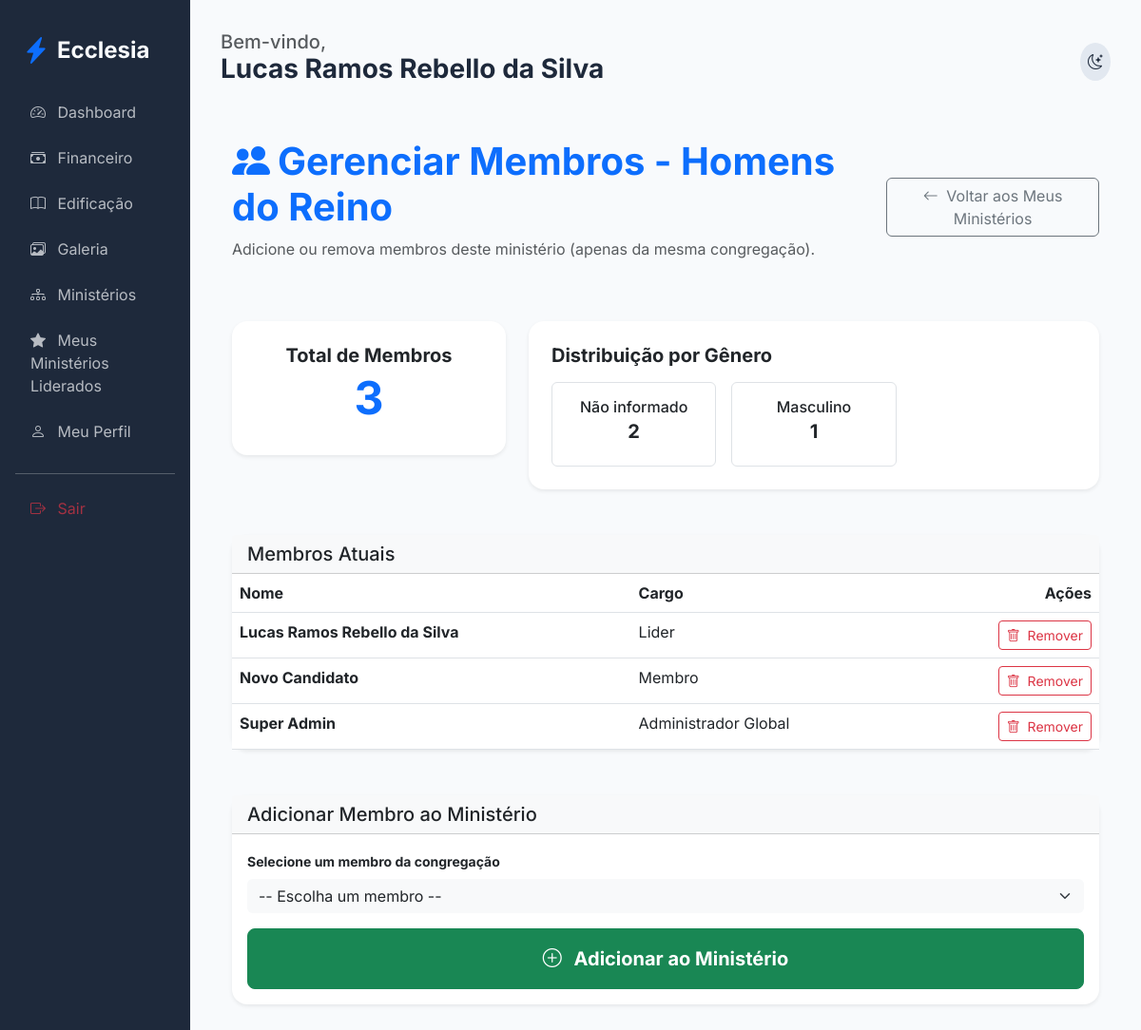
The app's page /members/ministry/3/manage-members (signed in) with its own data.
### app/core/models.py (models this page shows, shortened)
class User(db.Model, UserMixin):
    id = db.Column(db.Integer, primary_key=True)
    name = db.Column(db.String(100), nullable=False)
    email = db.Column(db.String(120), unique=True, nullable=False)
    password_hash = db.Column(db.String(128))
    birth_date = db.Column(db.Date)
    gender = db.Column(db.String(20))
    documents = db.Column(db.String(200)) # Flexível para diferentes países
    address = db.Column(db.Text)
    phone = db.Column(db.String(50))
    status = db.Column(db.String(20), default='pending') # pending, active, rejected
    is_ministry_leader = db.Column(db.Boolean, default=False)
    church_id = db.Column(db.Integer, db.ForeignKey('church.id'))
    family_id = db.Column(db.Integer, db.ForeignKey('family.id'), nullable=True)
    church_role_id = db.Column(db.Integer, db.ForeignKey('church_role.id'), nullable=True)
    ministries = db.relationship('Ministry', secondary=member_ministries, backref=db.backref('members', lazy='dynamic'))
    can_manage_ministries = db.Column(db.Boolean, default=False)
    can_manage_media = db.Column(db.Boolean, default=False)
    can_publish_devotionals = db.Column(db.Boolean, default=False)
    can_approve_members = db.Column(db.Boolean, default=False)
    can_manage_finance = db.Column(db.Boolean, default=False)
    can_manage_kids = db.Column(db.Boolean, default=False)
    can_manage_events = db.Column(db.Boolean, default=False)  # para eventos gerais

class Ministry(db.Model):
    id = db.Column(db.Integer, primary_key=True)
    name = db.Column(db.String(100), nullable=False)
    description = db.Column(db.Text)
    church_id = db.Column(db.Integer, db.ForeignKey('church.id'))
    leader_id = db.Column(db.Integer, db.ForeignKey('user.id'), nullable=True)
    events = db.relationship('Event', backref='ministry', lazy=True)
    leader = db.relationship('User', foreign_keys=[leader_id])

class ChurchRole(db.Model):
    id = db.Column(db.Integer, primary_key=True)
    name = db.Column(db.String(80), nullable=False)
    description = db.Column(db.Text, nullable=True)
    church_id = db.Column(db.Integer, db.ForeignKey('church.id'), nullable=False)
    is_active = db.Column(db.Boolean, default=True)
    order = db.Column(db.Integer, default=0)  # para ordenar na exibição
    users = db.relationship('User', backref='church_role', lazy=True)

### app/modules/members/routes.py (the view)
@members_bp.route('/ministry/<int:ministry_id>/manage-members')
@login_required
def ministry_manage_members(ministry_id):
    ministry = Ministry.query.get_or_404(ministry_id)
    if ministry.leader_id != current_user.id and not current_user.can_manage_ministries and not (current_user.church_role and current_user.church_role.name in ['Administrador Global', 'Pastor Líder']):
        flash('Acesso negado. Você não é líder deste ministério.', 'danger')
        return redirect(url_for('members.my_led_ministries'))
    current_members = ministry.members.all()
    available_members = User.query.filter(
        User.church_id == current_user.church_id,
        User.status == 'active',
        ~User.ministries.any(Ministry.id == ministry_id)
    ).order_by(User.name).all()
    total_members = len(current_members)
    gender_count = db.session.query(User.gender, func.count(User.id)).filter(
        User.id.in_([m.id for m in current_members])
    ).group_by(User.gender).all()
    return render_template('members/ministry_manage_members.html',
                           ministry=ministry,
                           current_members=current_members,
                           available_members=available_members,
                           total_members=total_members,
                           gender_count=gender_count)

### app/templates/members/ministry_manage_members.html (shortened to what this page needs)
{% extends "base.html" %}
{% block content %}
<div class="container py-4">
    <div class="d-flex justify-content-between align-items-center mb-5">
        <div>
            <h1 class="fw-bold text-primary"><i class="bi bi-people-fill me-2"></i>Gerenciar Membros - {{ ministry.name }}</h1>
            <p class="text-muted">Adicione ou remova membros deste ministério (apenas da mesma congregação).</p>
        </div>
        <a href="{{ url_for('members.my_led_ministries') }}" class="btn btn-outline-secondary">
            <i class="bi bi-arrow-left me-1"></i> Voltar aos Meus Ministérios
        </a>
    </div>
    <div class="row g-4 mb-5">
        <div class="col-md-4">
            <div class="card border-0 shadow-sm text-center p-4">
                <h5 class="fw-bold mb-1">Total de Membros</h5>
                <h2 class="display-5 fw-bold text-primary">{{ total_members }}</h2>
            </div>
        </div>
        <div class="col-md-8">
            <div class="card border-0 shadow-sm p-4">
                <h5 class="fw-bold mb-3">Distribuição por Gênero</h5>
                <div class="row g-3">
                    {% for gender, count in gender_count %}
                    <div class="col-md-4">
                        <div class="border rounded p-3 text-center">
                            <h6 class="mb-1">{{ gender or 'Não informado' }}</h6>
                            <h5 class="fw-bold">{{ count }}</h5>
                        </div>
                    </div>
                    {% endfor %}
                </div>
            </div>
        </div>
    </div>
    <div class="card border-0 shadow-sm mb-5">
        <div class="card-header bg-light">
            <h5 class="mb-0">Membros Atuais</h5>
        </div>
        <div class="card-body p-0">
            <div class="table-responsive">
                <table class="table table-hover mb-0">
                    <thead class="bg-light">
                        <tr>
                            <th>Nome</th>
                            <th>Cargo</th>
                            <th class="text-end">Ações</th>
                        </tr>
                    </thead>
                    <tbody>
                        {% for member in current_members %}
                        <tr>
                            <td class="fw-bold">{{ member.name }}</td>
                            <td>{{ member.church_role.name if member.church_role else 'Sem cargo' }}</td>
                            <td class="text-end">
                                <a href="{{ url_for('members.ministry_remove_member', ministry_id=ministry.id, user_id=member.id) }}"
                                   class="btn btn-sm btn-outline-danger"
                                   onclick="return confirm('Tem certeza que deseja remover {{ member.name }} deste ministério?');">
                                    <i class="bi bi-trash me-1"></i> Remover
                                </a>
                            </td>
                        </tr>
                        {% endfor %}
                    </tbody>
                </table>
            </div>
        </div>
    </div>
    <div class="card border-0 shadow-sm">
        <div class="card-header bg-light">
            <h5 class="mb-0">Adicionar Membro ao Ministério</h5>
        </div>
        <div class="card-body">
            <form method="POST" action="{{ url_for('members.ministry_add_member', ministry_id=ministry.id) }}">
                <div class="mb-3">
                    <label class="form-label small fw-bold">Selecione um membro da congregação</label>
                    <select name="user_id" class="form-select bg-light border-0" required>
                        <option value="">-- Escolha um membro --</option>
                    </select>
                </div>
                <div class="d-grid">
                    <button type="submit" class="btn btn-success btn-lg py-3 fw-bold">
                        <i class="bi bi-plus-circle me-2"></i> Adicionar ao Ministério
                    </button>
                </div>
            </form>
        </div>
    </div>
</div>
{% endblock %}

### app/templates/base.html (shortened to what this page needs)
<!DOCTYPE html>
<html lang="pt-BR">
<head>
    <link href="https://cdn.jsdelivr.net/npm/bootstrap@5.3.0/dist/css/bootstrap.min.css" rel="stylesheet">
    <link href="https://cdn.jsdelivr.net/npm/bootstrap-icons@1.10.0/font/bootstrap-icons.css" rel="stylesheet">
    <link rel="stylesheet" href="{{ url_for('static', filename='css/premium.css') }}">
</head>
<body>
    <div class="container-fluid">
        <div class="row">
            {% if current_user.is_authenticated %}
            <div class="col-md-3 col-lg-2 sidebar d-none d-md-block">
                <div class="d-flex align-items-center mb-4 px-2">
                    <i class="bi bi-lightning-charge-fill text-primary fs-3 me-2"></i>
                    <h4 class="mb-0 fw-bold">Ecclesia</h4>
                </div>
                <nav class="nav flex-column">
                    <a class="nav-link {{ 'active' if request.endpoint == 'members.dashboard' }}" href="{{ url_for('members.dashboard') }}">
                        <i class="bi bi-speedometer2 me-2"></i> Dashboard
                    </a>
                    <a class="nav-link {{ 'active' if 'finance' in request.endpoint }}" href="{{ url_for('finance.dashboard') }}">
                        <i class="bi bi-cash-stack me-2"></i> Financeiro
                    </a>
                    <a class="nav-link {{ 'active' if 'edification' in request.endpoint }}" href="{{ url_for('edification.list_studies') }}">
                        <i class="bi bi-book me-2"></i> Edificação
                    </a>
                    <a class="nav-link {{ 'active' if 'gallery' in request.endpoint }}" href="{{ url_for('edification.gallery') }}">
                        <i class="bi bi-images me-2"></i> Galeria
                    </a>
                    <a class="nav-link {{ 'active' if 'ministries' in request.endpoint }}" href="{{ url_for('members.list_ministries') }}">
                        <i class="bi bi-diagram-3 me-2"></i> Ministérios
                    </a>
                    {% if current_user.is_authenticated %}
                        {% set has_led_ministries = namespace(value=false) %}
                        {% for ministry in current_user.ministries %}
                            {% if ministry.leader_id == current_user.id %}
                                {% set has_led_ministries.value = true %}
                            {% endif %}
                        {% endfor %}
                        {% if has_led_ministries.value %}
                        <a class="nav-link {{ 'active' if 'my_led_ministries' in request.endpoint }}" href="{{ url_for('members.my_led_ministries') }}">
                            <i class="bi bi-star-fill me-2"></i> Meus Ministérios Liderados
                        </a>
                        {% endif %}
                    {% endif %}
                    <a class="nav-link" href="{{ url_for('members.profile') }}">
                        <i class="bi bi-person me-2"></i> Meu Perfil
                    </a>
                    <hr class="my-3 opacity-25">
                    <a class="nav-link text-danger" href="{{ url_for('auth.logout') }}">
                        <i class="bi bi-box-arrow-right me-2"></i> Sair
                    </a>
                </nav>
            </div>
            {% endif %}
            <div class="col-md-9 col-lg-10 main-content {{ 'mx-auto' if not current_user.is_authenticated }}">
                <header class="d-flex justify-content-between align-items-center mb-4">
                    <div>
                        {% if current_user.is_authenticated %}
                        <h5 class="text-muted mb-0">Bem-vindo,</h5>
                        <h3 class="fw-bold">{{ current_user.name }}</h3>
                        {% endif %}
                    </div>
                    <div class="d-flex align-items-center gap-3">
                        <div class="theme-toggle" onclick="toggleTheme()">
                            <i class="bi bi-moon-stars" id="theme-icon"></i>
                        </div>
                    </div>
                </header>
                {% block content %}{% endblock %}
            </div>
        </div>
    </div>
</body>
</html>

### app/static/css/premium.css (style rules this page uses)
:root { --primary: #4f46e5; --primary-hover: #4338ca; --secondary: #64748b; --success: #10b981; --danger: #ef4444; --warning: #f59e0b; --info: #06b6d4; --bg-main: #f8fafc; --bg-card: #ffffff; --text-main: #1e293b; --text-muted: #64748b; --border: #e2e8f0; --sidebar-bg: #1e293b; --sidebar-text: #f8fafc; }
body { font-family: 'Inter', sans-serif; background-color: var(--bg-main); color: var(--text-main); transition: all 0.3s ease; }
.sidebar { background-color: var(--sidebar-bg); color: var(--sidebar-text); min-height: 100vh; padding: 2rem 1rem; }
.nav-link { color: var(--sidebar-text); opacity: 0.7; transition: all 0.2s; border-radius: 0.5rem; margin-bottom: 0.5rem; }
.main-content { padding: 2rem; }
.card { background-color: var(--bg-card); border: 1px solid var(--border); border-radius: 1rem; box-shadow: 0 4px 6px -1px rgb(0 0 0 / 0.1); transition: transform 0.2s; }
.theme-toggle { cursor: pointer; padding: 0.5rem; border-radius: 50%; background: var(--border); display: flex; align-items: center; justify-content: center; }

### records on screen
User: name "Lucas Ramos Rebello da Silva", church_role "Lider"
Ministry: name "Homens do Reino"
User: name "Novo Candidato", church_role "Membro"
User: name "Super Admin", church_role "Administrador Global"

### other values on screen
{{ total_members }} "3"
{{ gender or 'Não informado' }} "Não informado" "Masculino"
{{ count }} "2" "1"
